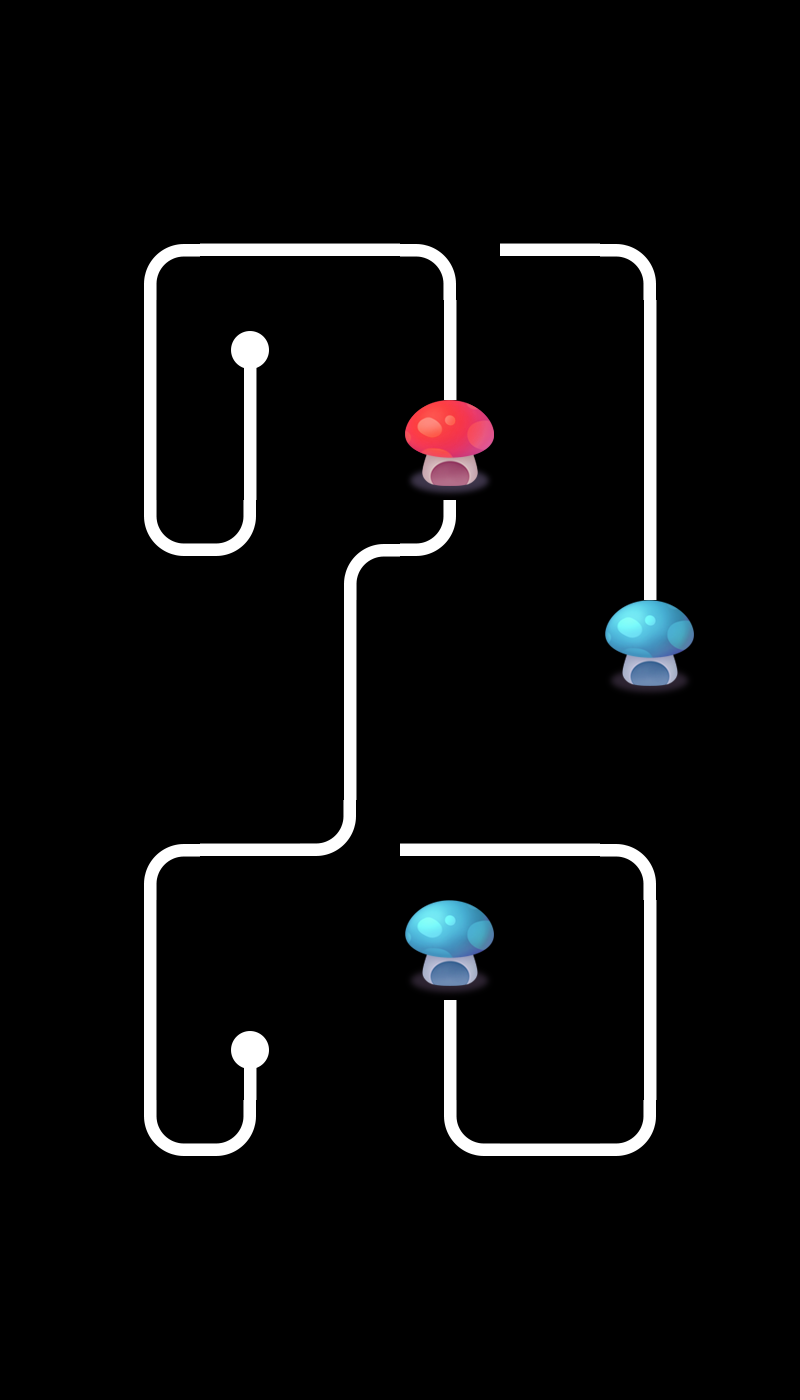

Tiled map render using the project's own tile images. Description and the map definition, with tile-layer contents summarised, below:
An orthogonal 8x14 tile map with 100x100 px tiles, 2 tile layers (layer0, layer1), 2 tilesets and 2 objects.

<map version="1.0" orientation="orthogonal" renderorder="right-down" width="8" height="14" tilewidth="100" tileheight="100" nextobjectid="3">
 <tileset firstgid="1" name="tiled" tilewidth="100" tileheight="100">
  <image source="tiled.png" width="500" height="400" />
 </tileset>
 <tileset firstgid="21" name="tiled" tilewidth="100" tileheight="100">
  <image source="tiled.png" width="500" height="400" />
 </tileset>
 <layer name="layer0" width="8" height="14">
  <data>[112 cells, 23 non-empty, 9 distinct tile ids]</data>
 </layer>
 <layer name="layer1" width="8" height="14">
  <data>[112 cells, 18 non-empty, 9 distinct tile ids]</data>
 </layer>
 <objectgroup name="object1">
  <object id="1" x="424.242" y="221.212" width="60.6061" height="54.5455">
   <properties>
    <property name="id" value="1" />
   </properties>
  </object>
  <object id="2" x="315.152" y="821.212" width="60.6061" height="57.5758">
   <properties>
    <property name="id" value="0" />
   </properties>
  </object>
 </objectgroup>
</map>
